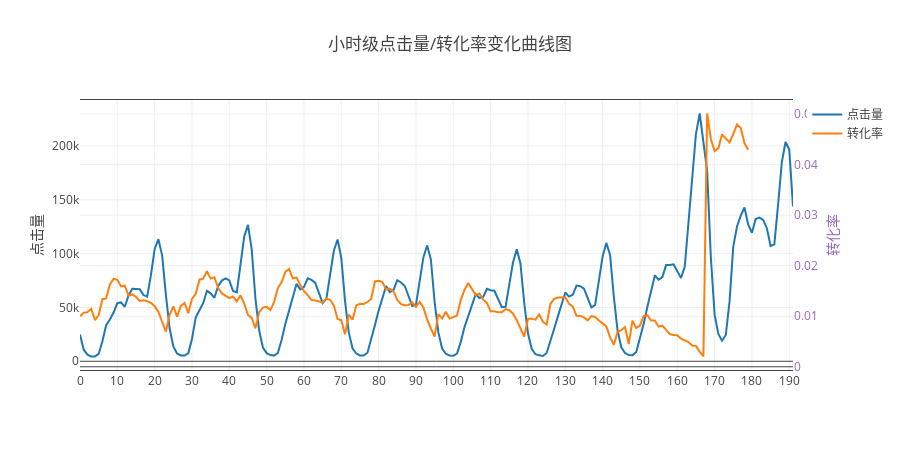

The code cell stored with this chart in its notebook:
### Markdown cell above
# 小时级的点击量/转化率变化曲线

### Code cell
hourClick_trace = go.Scatter(
    x = hour_count_df['total_hour'],
    y = hour_count_df['count'],
    name = '点击量'
)

hourCVR_trace = go.Scatter(
    x = hour_cvr_df['total_hour'],
    y = hour_cvr_df['cvr'],
    name = '转化率',
    yaxis= 'y2'
)

_data = [hourClick_trace, hourCVR_trace]
layout = go.Layout(
    title='小时级点击量/转化率变化曲线图',
    height=450,
    yaxis=dict(
        title='点击量'
    ),
    yaxis2=dict(
        title='转化率',
        titlefont=dict(
            color='rgb(148, 103, 189)'
        ),
        tickfont=dict(
            color='rgb(148, 103, 189)'
        ),
        overlaying='y',
        side='right'
    ),
    xaxis=xAxis
)
fig = go.Figure(data=_data, layout=layout)
py.iplot(fig)

### Figure 1 — Plotly figure (JSON) as saved in the notebook; plotly's stock layout.template omitted (floating-point values rounded to 4 significant figures; data arrays with more than 128 entries replaced by an {"elided": "..."} marker saying what was removed)
{"data": [{"name": "点击量", "type": "scatter", "x": {"elided": "192 int values"}, "y": {"elided": "192 int values"}}, {"name": "转化率", "type": "scatter", "x": {"elided": "180 int values"}, "y": {"elided": "180 float values"}, "yaxis": "y2"}], "layout": {"height": 450, "title": "小时级点击量/转化率变化曲线图", "xaxis": {"mirror": "all", "nticks": 20, "showgrid": true, "showline": true, "zeroline": false, "zerolinecolor": "#FF0000"}, "yaxis": {"title": "点击量"}, "yaxis2": {"overlaying": "y", "side": "right", "tickfont": {"color": "rgb(148, 103, 189)"}, "title": "转化率", "titlefont": {"color": "rgb(148, 103, 189)"}}}}
